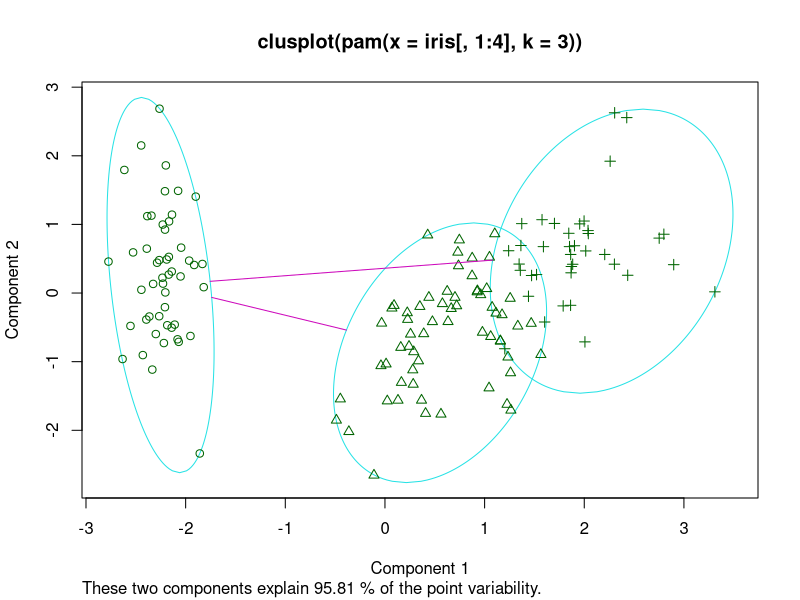
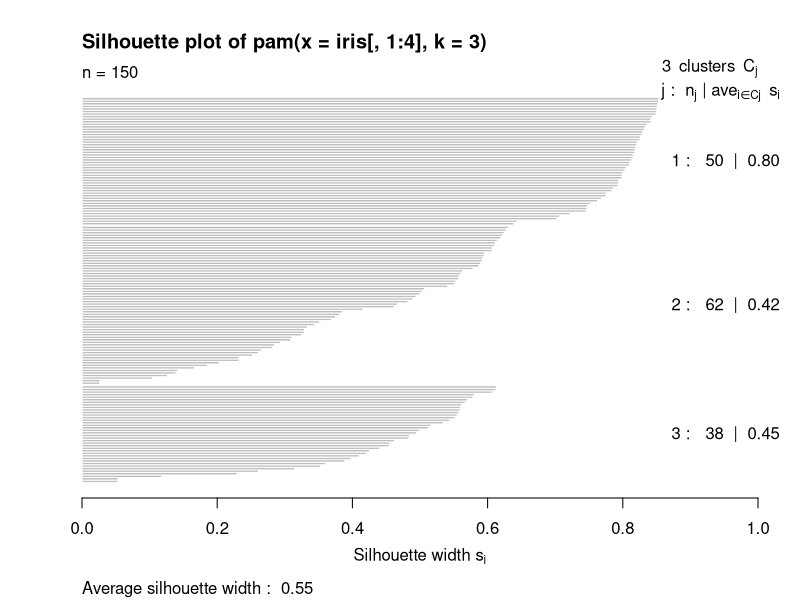

Here is the R script that generated these plots, in order:
install.packages("cluster", dependecies = T)
library(cluster)
cluster = pam(iris[,1:4], k=3) #k equals number of centers
#Medoids are real points - real instancies

plot(cluster)

#Confusion Matrix

table(iris$Species, cluster$clustering)

#Erros: 16. CLose to 80% sucess rate.
